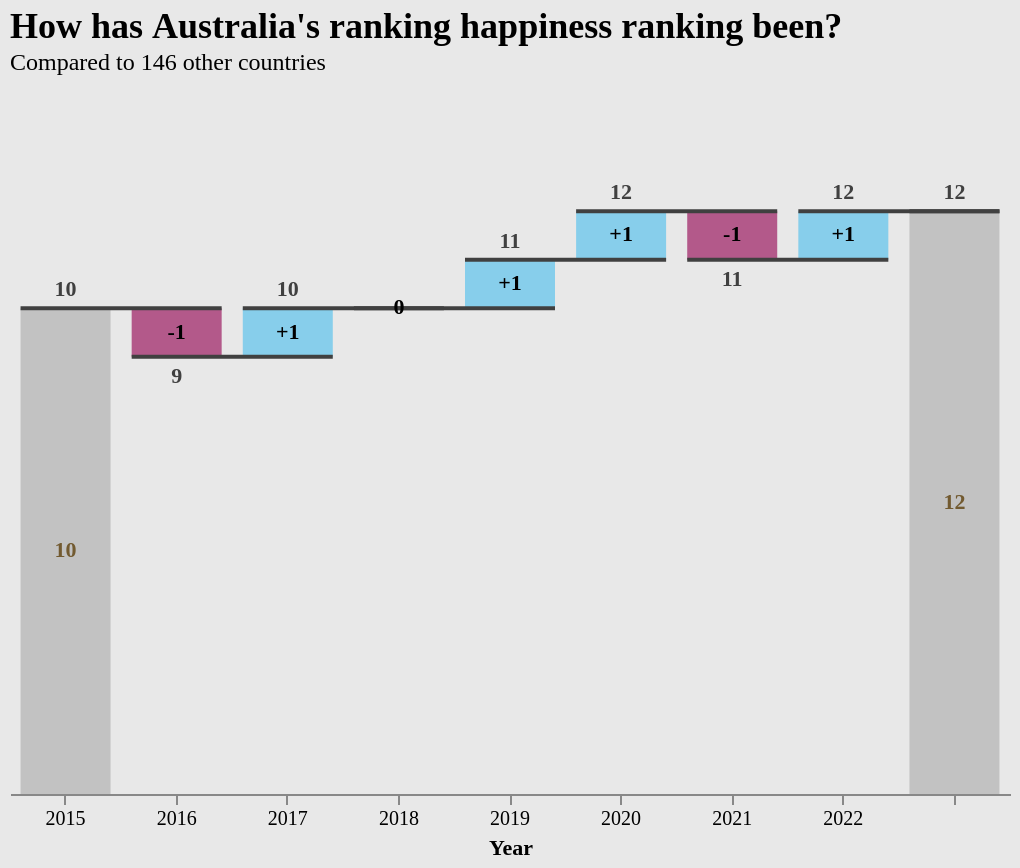

Express this chart as Vega-Lite.
### Vega-Lite specification from a JSON file in a GitHub repository (floating-point values rounded to 4 significant figures)
{"$schema": "https://vega.github.io/schema/vega-lite/v5.json", "title": {"text": "How has Australia's ranking happiness ranking been?", "subtitle": "Compared to 146 other countries"}, "background": "#E8E8E8", "width": 500, "height": 340, "data": {"values": [{"label": "2015", "rank": 10}, {"label": "2016", "rank": -1}, {"label": "2017", "rank": 1}, {"label": "2018", "rank": 0}, {"label": "2019", "rank": 1}, {"label": "2020", "rank": 1}, {"label": "2021", "rank": -1}, {"label": "2022", "rank": 1}, {"label": " ", "rank": 0}]}, "transform": [{"window": [{"op": "sum", "field": "rank", "as": "sum"}]}, {"window": [{"op": "lead", "field": "label", "as": "lead"}]}, {"calculate": "datum.lead === null ? datum.label : datum.lead", "as": "lead"}, {"calculate": "datum.label === ' ' ? 0 : datum.sum - datum.rank", "as": "previous_sum"}, {"calculate": "datum.label === ' ' ? datum.sum - datum.previous_sum : datum.rank", "as": "rank"}, {"calculate": "(datum.label !== '2015' && datum.label !== ' ' && datum.rank > 0 ? '+' : '') + datum.rank", "as": "text_rank"}, {"calculate": "(datum.sum + datum.previous_sum) / 2", "as": "center"}, {"calculate": "datum.sum < datum.previous_sum ? datum.sum : ''", "as": "sum_dec"}, {"calculate": "datum.sum > datum.previous_sum ? datum.sum : ''", "as": "sum_inc"}], "encoding": {"x": {"field": "label", "type": "ordinal", "sort": null, "axis": {"labelAngle": 0, "title": "Year", "labelFont": "Verdana", "titleFont": "Verdana"}}}, "layer": [{"mark": {"type": "bar", "size": 45}, "encoding": {"y": {"field": "previous_sum", "type": "quantitative", "title": "Rank", "scale": {"domain": [0, 14]}, "axis": null}, "y2": {"field": "sum"}, "color": {"condition": [{"test": "datum.label === '2015' || datum.label === ' '", "value": "#C2C2C2"}, {"test": "datum.sum < datum.previous_sum", "value": "#B3598A"}], "value": "skyblue"}}}, {"mark": {"type": "rule", "color": "#404040", "opacity": 1, "strokeWidth": 2, "xOffset": -22.5, "x2Offset": 22.5}, "encoding": {"x2": {"field": "lead"}, "y": {"field": "sum", "type": "quantitative"}}}, {"mark": {"type": "text", "dy": -4, "baseline": "bottom"}, "encoding": {"y": {"field": "sum_inc", "type": "quantitative"}, "text": {"field": "sum_inc", "type": "nominal"}}}, {"mark": {"type": "text", "dy": 4, "baseline": "top"}, "encoding": {"y": {"field": "sum_dec", "type": "quantitative"}, "text": {"field": "sum_dec", "type": "nominal"}}}, {"mark": {"type": "text", "fontWeight": "bold", "baseline": "middle"}, "encoding": {"y": {"field": "center", "type": "quantitative"}, "text": {"field": "text_rank", "type": "nominal"}, "color": {"condition": [{"test": "datum.label === '2015' || datum.label === ' '", "value": "#725a30"}], "value": "black"}}}], "config": {"view": {"stroke": "transparent"}, "text": {"fontWeight": "bold", "color": "#404040", "font": "Verdana"}, "title": {"anchor": "start", "fontSize": 18, "font": "Verdana", "offset": 20, "subtitleFont": "Verdana"}, "axis": {"grid": false}}}
